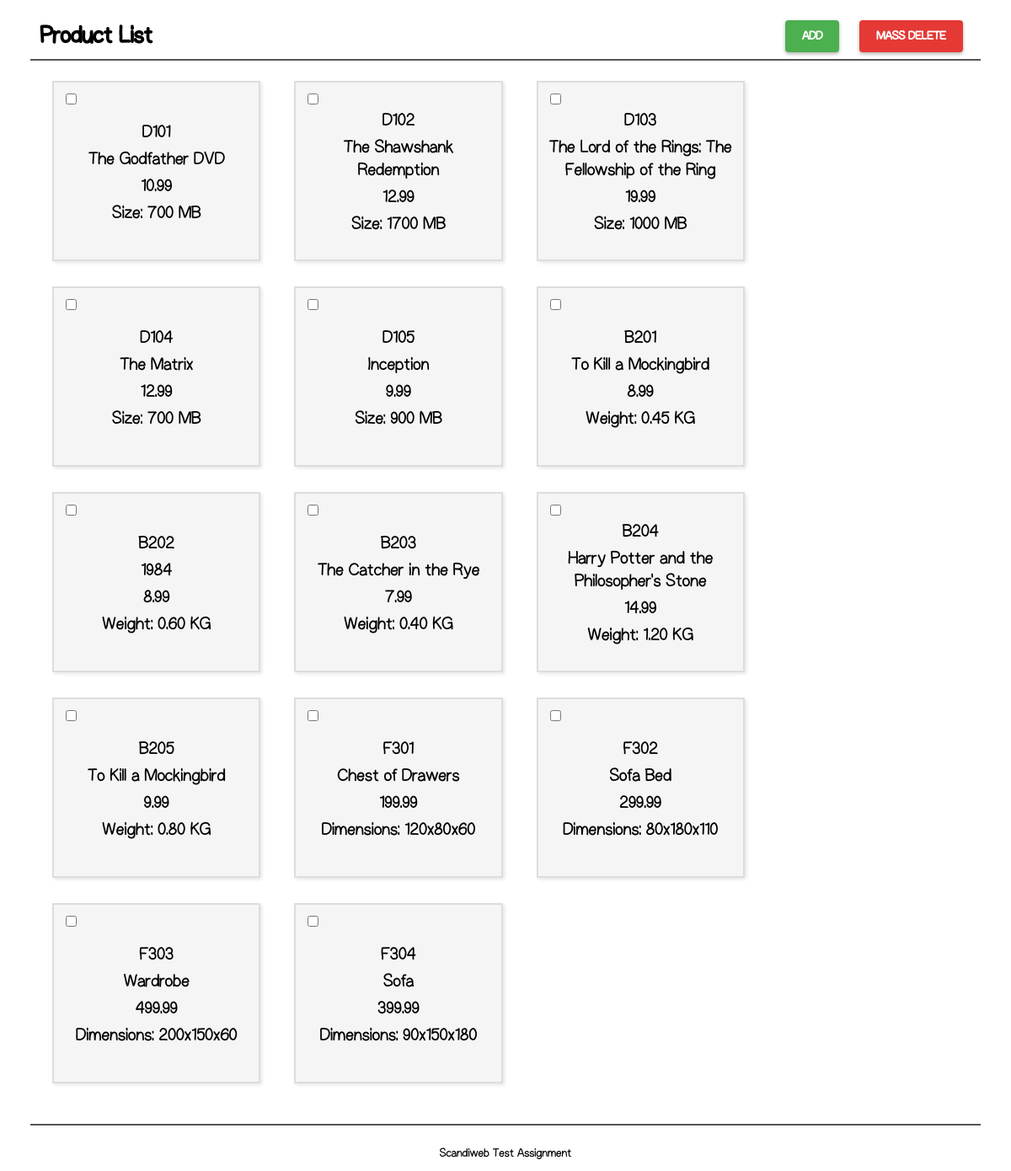
The page / on the database its author committed.
### tables this page shows
CREATE TABLE IF NOT EXISTS products (
  id INT AUTO_INCREMENT PRIMARY KEY,
  sku VARCHAR(255) NOT NULL UNIQUE,
  name VARCHAR(255) NOT NULL,
  price DECIMAL(10, 2) NOT NULL,
  type ENUM('DVD', 'Book', 'Furniture') NOT NULL,
  size INT,
  weight DECIMAL(10, 2),
  height INT,
  width INT,
  length INT
);

### classes/Product.php (called while the page is built, shortened)
<?php
abstract class Product
{
    public static function getAllProducts()
    {
        try {
            $pdo = DatabaseManager::getPdo();
            $sql = "SELECT * FROM products ORDER BY id";
            $stmt = $pdo->query($sql);
            $products = $stmt->fetchAll(PDO::FETCH_ASSOC);
            return $products;
        } catch (PDOException $e) {
            die("Error retrieving products: " . $e->getMessage());
        }
    }
}

### index.php (the view, shortened to what this page needs)
<?php
require_once 'classes/Product.php';
$products = Product::getAllProducts();
?>
<!DOCTYPE html>
<html>
<head>
    <link rel="stylesheet" href="css/styles.css">
</head>
<body>
    <div class="top-container">
        <h1 id="h1-title">Product List</h1>
        <div class="button-container">
            <button id="add-product-btn">ADD</button>
            <button id="delete-product-btn">MASS DELETE</button>
        </div>
    </div>
    <hr>
    <div class="product-list">
        <?php foreach ($products as $product) : ?>
            <div class="product">
                <input type="checkbox" class="delete-checkbox" value="<?php echo $product['id']; ?>">
                <div class="product-info">
                    <span class="product-sku"><?php echo $product['sku']; ?></span>
                    <span class="product-name"><?php echo $product['name']; ?></span>
                    <span class="product-price"><?php echo $product['price']; ?></span>
                    <?php if ($product['type'] === 'DVD') : ?>
                        <span class="product-type">Size: <?php echo $product['size']; ?> MB</span>
                    <?php elseif ($product['type'] === 'Book') : ?>
                        <span class="product-type">Weight: <?php echo $product['weight']; ?> KG</span>
                    <?php elseif ($product['type'] === 'Furniture') : ?>
                        <span class="product-type">Dimensions: <?php echo $product['height']; ?>x<?php echo $product['width']; ?>x<?php echo $product['length']; ?></span>
                    <?php endif; ?>
                </div>
            </div>
        <?php endforeach; ?>
    </div>
    <hr>
    <div class="footer">
        <p>Scandiweb Test Assignment</p>
    </div>
</body>
</html>

### css/styles.css (style rules this page uses)
body { font-family: 'Handpower', Arial, sans-serif; margin: 0; margin-top: 1%; padding: 1%; display: flex; flex-direction: column; }
.top-container { display: flex; justify-content: space-between; align-items: center; margin-bottom: 0; margin-left: 3%; margin-right: 3%; }
.button-container button, .button-container a { margin-left: 10px; margin-right: 10px; box-shadow: 2px 2px 4px rgba(0, 0, 0, 0.1); }
hr { margin-bottom: 2%; margin-left: 2%; margin-right: 2%; border: none; border-top: 2px solid #555; }
p { margin: 0; }
.footer { text-align: center; margin-top: 0.1%; }
#h1-title { margin: 0; }
#add-product-btn { font-family: 'Handpower', Arial, sans-serif; font-size: 16px; font-weight: bold; text-transform: uppercase; padding: 10px 20px; border: none; border-radius: 4px; background-color: #4CAF50; color: white; box-shadow: 0 2px 4px rgba(0, 0, 0, 0.3); transition: background-color 0.3s ease; }
#delete-product-btn { font-family: 'Handpower', Arial, sans-serif; font-size: 16px; font-weight: bold; text-transform: uppercase; padding: 10px 20px; border: none; border-radius: 4px; background-color: #e53935; color: white; box-shadow: 0 2px 4px rgba(0, 0, 0, 0.3); transition: background-color 0.3s ease; }
.product-list { margin-bottom: 20px; margin-left: 3%; margin-right: 3%; grid-template-columns: repeat(auto-fill, minmax(200px, 1fr)); gap: 10px; display: flex; flex-wrap: wrap; justify-content: flex-start; }
.product { width: 150px; height: 190px; background-color: #f5f5f5; border: 2px solid #ddd; margin-bottom: 20px; margin-right: 15px; margin-left: 15px; box-shadow: 2px 2px 4px rgba(0, 0, 0, 0.1); display: flex; flex-basis: calc(22% - 20px); flex-direction: column; align-items: center; justify-content: center; text-align: center; padding: 10px; position: relative; }
.product input[type="checkbox"] { position: absolute; color: #e53935;; top: 10px; left: 10px; }
.product-info { flex: 1; display: flex; flex-direction: column; justify-content: center; align-items: center; margin-top: 10px; text-align: center; font-size: 1.5em; }
.product-sku, .product-name, .product-price, .product-type { display: block; margin-bottom: 5px; }

### rows shown on the page
products: sku "D101", name "The Godfather DVD", price "10.99", size "700"
products: sku "D102", name "The Shawshank Redemption", price "12.99", size "1700"
products: sku "D103", name "The Lord of the Rings: The Fellowship of the Ring", price "19.99", size "1000"
products: sku "D104", name "The Matrix", price "12.99", size "700"
products: sku "D105", name "Inception", price "9.99", size "900"
products: sku "B201", name "To Kill a Mockingbird", price "8.99", weight "0.45"
products: sku "B202", name "1984", price "8.99", weight "0.60"
products: sku "B203", name "The Catcher in the Rye", price "7.99", weight "0.40"
products: sku "B204", name "Harry Potter and the Philosopher's Stone", price "14.99", weight "1.20"
products: sku "B205", name "To Kill a Mockingbird", price "9.99", weight "0.80"
products: sku "F301", name "Chest of Drawers", price "199.99", height "120", width "80", length "60"
products: sku "F302", name "Sofa Bed", price "299.99", height "80", width "180", length "110"
products: sku "F303", name "Wardrobe", price "499.99", height "200", width "150", length "60"
products: sku "F304", name "Sofa", price "399.99", height "90", width "150", length "180"
